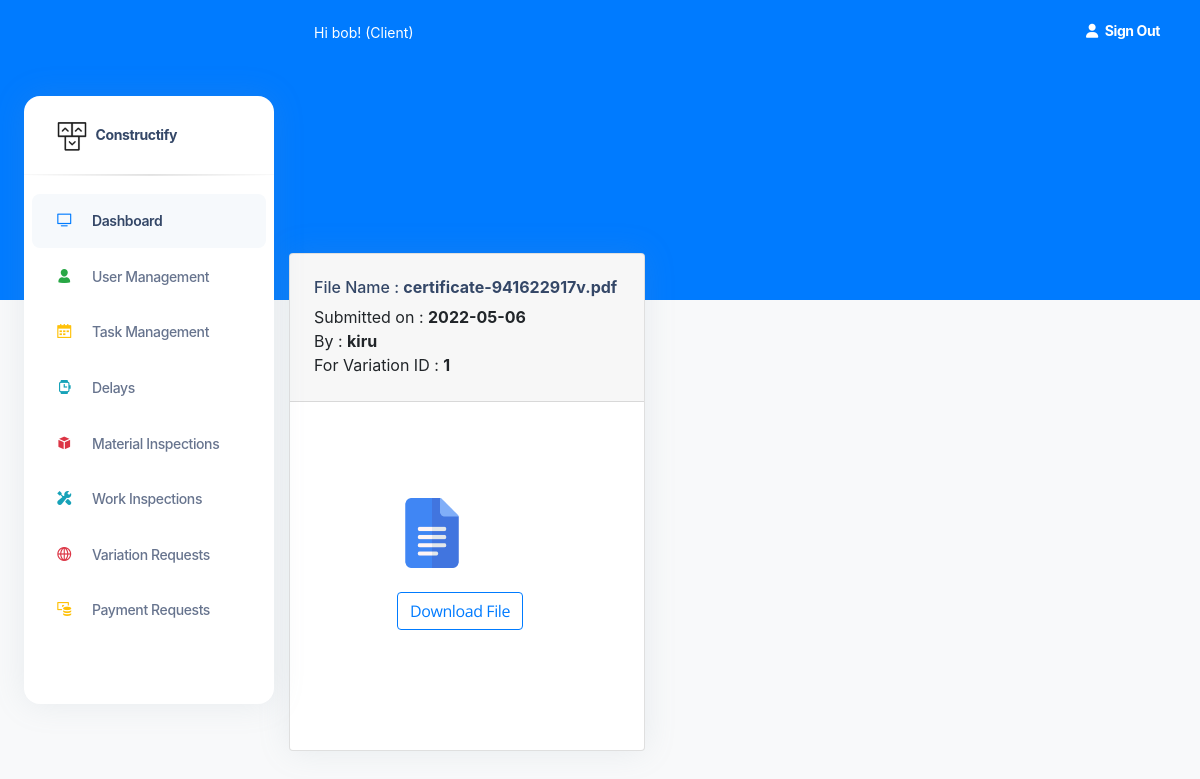
The page /VariationSubmittedGalleryConsultant/1 (signed in) on the database its author committed.
### construct/models.py (models this page shows, shortened)
class User(db.Model, UserMixin):
    id = db.Column(db.Integer(), nullable=False, primary_key=True)
    username = db.Column(db.String(length=30), nullable=False, unique=True)
    email_address = db.Column(db.String(length=50),
                              nullable=False, unique=True)
    password_hash = db.Column(db.String(length=50),
                              nullable=False, unique=True)
    role = db.Column(db.String(length=30), nullable=False, unique=False)
    contact_number = db.Column(db.String(length=30), nullable=False, unique=False)
    @property
    def password(self):
        return self.password

class VariationConsultantDocument(db.Model):
    id = db.Column(db.Integer(), nullable=False, primary_key=True)
    variation_file_name = db.Column(db.String(length=30), nullable=False)
    variation_id = db.Column(db.String(length=30), nullable=False)
    status = db.Column(db.String(length=30), nullable=False)
    submitted_date = db.Column(db.String(length=30), nullable=False)
    submitted_by=db.Column(db.String(length=30), nullable=False)

### construct/routes.py (the view)
@app.route("/VariationSubmittedGalleryConsultant/<string:passed_id>", methods=['GET', 'POST'])
@login_required
def Variation_submitted_page_consultant(passed_id):
        submitted_variation= VariationConsultantDocument.query.all()
        has_variation_id = "False"
        for variation in submitted_variation:
            if variation.variation_id == passed_id:
                has_variation_id="True"
                break
        page_message="Variation Requests Submitted by the Contractor"
        return render_template('SubmittedVariationGalleryConsultant.html', submitted_variation=submitted_variation, passed_variation_id=str(passed_id),has_variation_id=has_variation_id)

### construct/models.py (called while the page is built)
@login_manager.user_loader
def load_user(user_id):
    return User.query.get(int(user_id))

### construct/templates/SubmittedVariationGalleryConsultant.html (shortened to what this page needs)
<!DOCTYPE html>
<html lang="en">
<head>
  <link href="{{ url_for('static', filename='assets')}}/css/nucleo-icons.css" rel="stylesheet" />
  <link href="{{ url_for('static', filename='assets')}}/css/nucleo-svg.css" rel="stylesheet" />
  <link href="{{ url_for('static', filename='assets')}}/css/nucleo-svg.css" rel="stylesheet" />
  <link id="pagestyle" href="{{ url_for('static', filename='assets')}}/css/argon-dashboard.css?v=2.0.2"
    rel="stylesheet" />
  <link rel="stylesheet" type="text/css"
    href="https://stackpath.bootstrapcdn.com/bootstrap/4.2.1/css/bootstrap.min.css">
</head>
{% include 'includes/GlobalSideNavbar.html' %}
<main class="main-content position-relative border-radius-lg ">
  {% include 'includes/GlobalNavbar.html' %}
  <br><br><br><br><br><br><br>
  {% for variation in submitted_variation %}
  {% if variation.variation_id == passed_variation_id %}
  <div class="container-fluid py-4">
    <div class="row">
      <div class="col-5">
        <div class="card mb-4">
          <div class="card-header pb-0">
            <h6>File Name      : <strong> {{variation.variation_file_name}}</strong></h6>
            <h7>Submitted on   : <strong>{{variation.submitted_date}}</strong>  <br>
            <h7>By             : <strong>{{variation.submitted_by}} </strong></h7> <br>
            <h7>For Variation ID     : <strong>{{passed_variation_id}}</strong></h7> <br><br>
          </div>
          <div class="card-body px-0 pt-0 pb-2">
            <div class="col-md-8 p-lg-5 mx-auto my-5">
              <div class="table-responsive p-0">
                <img src="/static/icons/doc_icon.png" alt="User Image" width="70" height="70">
                <br><br>
                 <a class="btn btn-outline-primary" href="{{url_for('downloadconsultantvariation',variation_name=variation.variation_file_name)}}" role="button">Download File</a>
              </div>
            </div>
          </div>
        </div>
      </div>
    </div>
  </div>
  {% endif %}
  {% endfor %}
  </body>
</html>

### construct/templates/includes/GlobalNavbar.html (shortened to what this page needs)
<nav class="navbar navbar-main navbar-expand-lg px-0 mx-4 shadow-none border-radius-xl " id="navbarBlur"
  data-scroll="false">
  <div class="container-fluid py-1 px-3">
    <nav aria-label="breadcrumb">
      <ol class="breadcrumb bg-transparent mb-0 pb-0 pt-1 px-0 me-sm-6 me-5">
        <li class="breadcrumb-item text-sm text-white active" aria-current="page">Hi {{current_user.username}}!
          ({{current_user.role}}) </li>
      </ol>
    </nav>
    <ul class="navbar-nav  justify-content-end">
      <li class="nav-item d-flex align-items-left">
        <a href="{{url_for('logout_page')}}" class="nav-link text-white font-weight-bold px-0">
          <i class="fa fa-user me-sm-1"></i>
          <span class="d-sm-inline d-none">Sign Out</span>
        </a>
      </li>
  </div>
</nav>

### rows shown on the page
User: username "bob", role "Client"
VariationConsultantDocument: variation_file_name "certificate-941622917v.pdf", submitted_date "2022-05-06", submitted_by "kiru", passed_variation_id "1"
